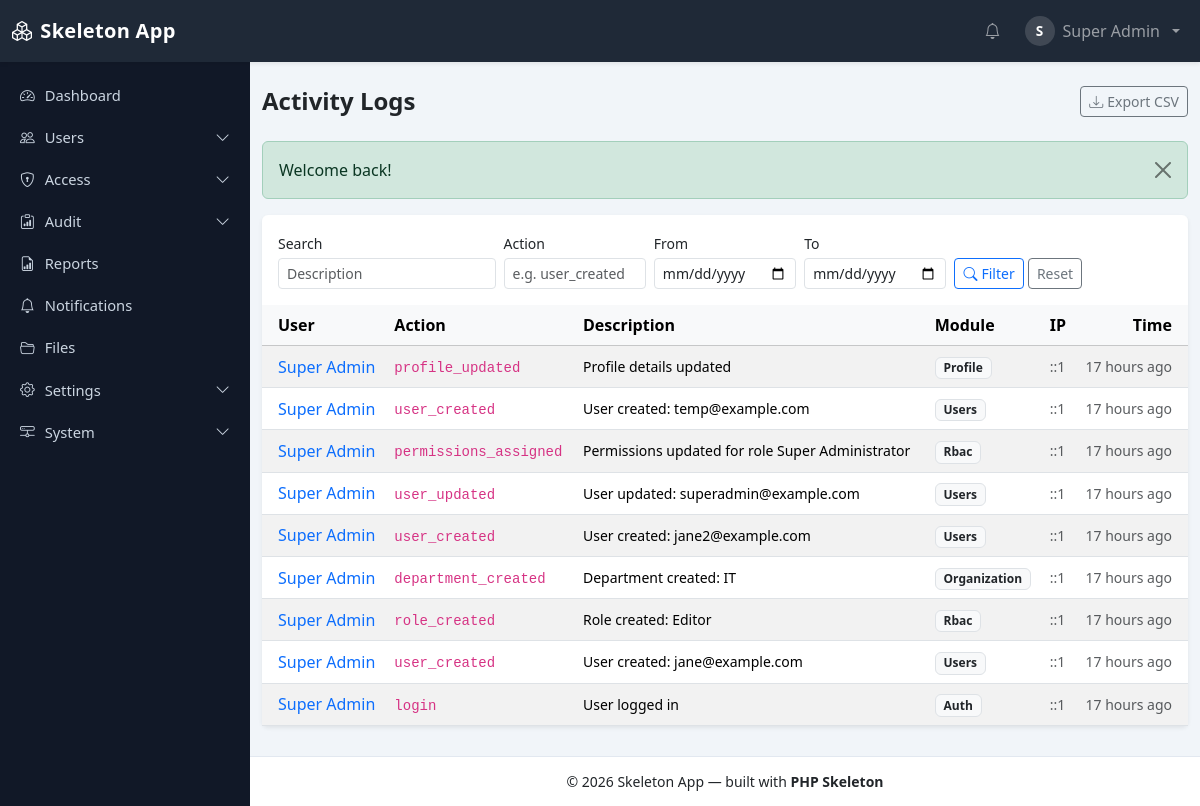
The app's page /php_Skeleton/audit/activities (signed in), older data.
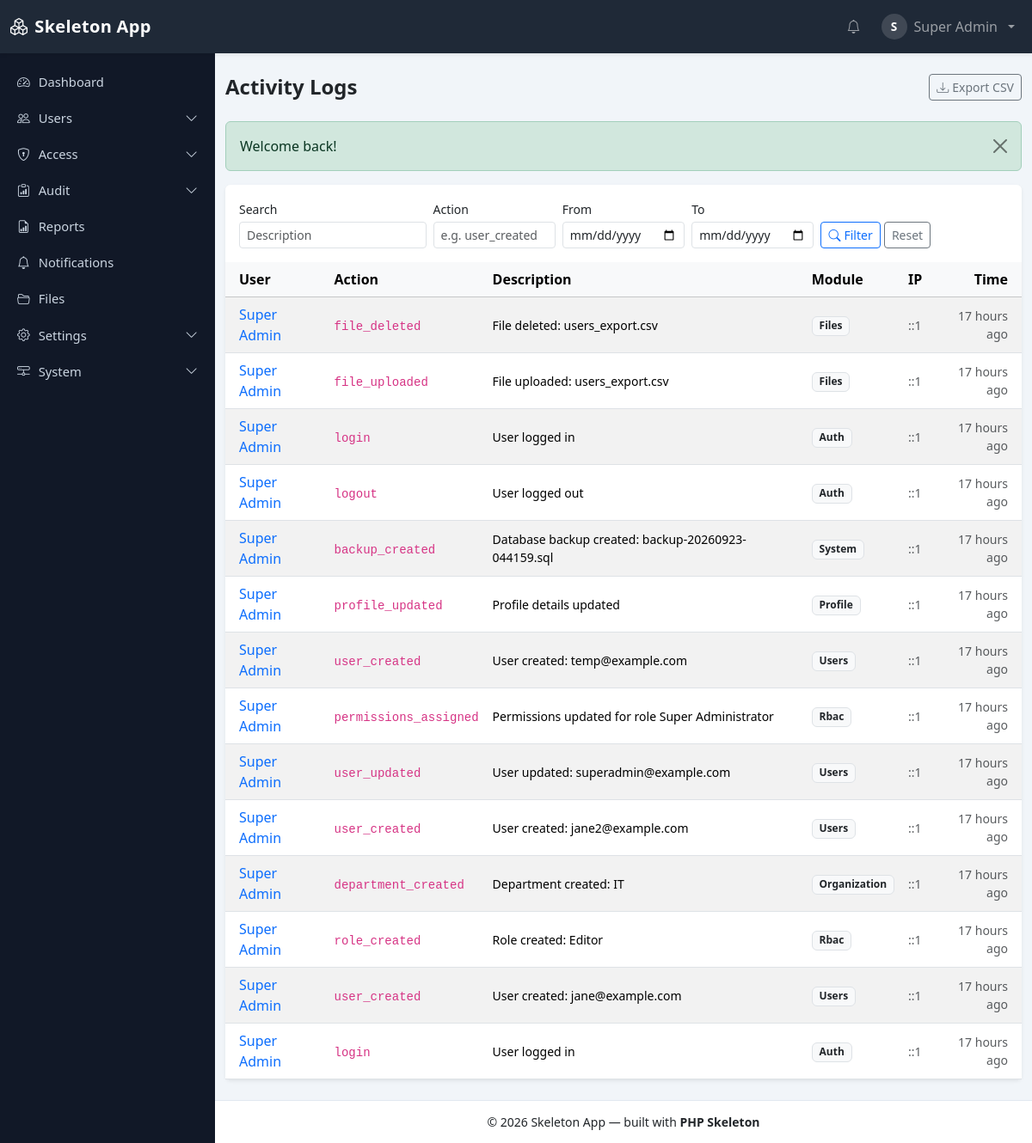
The same page, newer data.
### tables this page shows
CREATE TABLE `menus` (
  `id` bigint(20) unsigned NOT NULL AUTO_INCREMENT,
  `parent_id` bigint(20) unsigned DEFAULT NULL,
  `title` varchar(120) NOT NULL,
  `slug` varchar(120) NOT NULL,
  `route` varchar(190) DEFAULT NULL,
  `icon` varchar(60) DEFAULT NULL,
  `permission` varchar(120) DEFAULT NULL,
  `module` varchar(60) NOT NULL DEFAULT 'general',
  `sort_order` int(11) NOT NULL DEFAULT 0,
  `status` enum('active','inactive') NOT NULL DEFAULT 'active',
  `created_at` datetime DEFAULT NULL,
  `updated_at` datetime DEFAULT NULL,
  PRIMARY KEY (`id`),
  UNIQUE KEY `uq_menus_slug` (`slug`),
  KEY `idx_menus_parent` (`parent_id`),
  KEY `idx_menus_module` (`module`),
  CONSTRAINT `fk_menus_parent` FOREIGN KEY (`parent_id`) REFERENCES `menus` (`id`) ON DELETE CASCADE ON UPDATE CASCADE
);

CREATE TABLE `activities` (
  `id` bigint(20) unsigned NOT NULL AUTO_INCREMENT,
  `user_id` bigint(20) unsigned DEFAULT NULL,
  `action` varchar(100) NOT NULL,
  `module` varchar(100) DEFAULT 'general',
  `description` varchar(500) DEFAULT NULL,
  `method` varchar(10) DEFAULT NULL,
  `url` varchar(500) DEFAULT NULL,
  `ip_address` varchar(45) DEFAULT NULL,
  `user_agent` varchar(500) DEFAULT NULL,
  `context` text DEFAULT NULL,
  `created_at` datetime NOT NULL DEFAULT current_timestamp(),
  PRIMARY KEY (`id`),
  KEY `idx_act_user` (`user_id`),
  KEY `idx_act_action` (`action`),
  KEY `idx_act_module` (`module`),
  KEY `idx_act_created` (`created_at`),
  CONSTRAINT `fk_act_user` FOREIGN KEY (`user_id`) REFERENCES `users` (`id`) ON DELETE SET NULL ON UPDATE CASCADE
);

CREATE TABLE `users` (
  `id` bigint(20) unsigned NOT NULL AUTO_INCREMENT,
  `name` varchar(150) NOT NULL,
  `email` varchar(190) NOT NULL,
  `password` varchar(255) NOT NULL,
  `status` enum('active','inactive','pending') NOT NULL DEFAULT 'pending',
  `email_verified_at` datetime DEFAULT NULL,
  `remember_token` varchar(100) DEFAULT NULL,
  `last_login_at` datetime DEFAULT NULL,
  `last_login_ip` varchar(45) DEFAULT NULL,
  `failed_attempts` tinyint(3) unsigned NOT NULL DEFAULT 0,
  `locked_until` datetime DEFAULT NULL,
  `password_changed_at` datetime DEFAULT NULL,
  `avatar` varchar(255) DEFAULT NULL,
  `department_id` bigint(20) unsigned DEFAULT NULL,
  `designation_id` bigint(20) unsigned DEFAULT NULL,
  `created_by` bigint(20) unsigned DEFAULT NULL,
  `created_at` datetime DEFAULT NULL,
  `updated_at` datetime DEFAULT NULL,
  PRIMARY KEY (`id`),
  UNIQUE KEY `uq_users_email` (`email`),
  KEY `idx_users_status` (`status`),
  KEY `idx_users_department` (`department_id`),
  KEY `idx_users_designation` (`designation_id`)
);

### app/Views/audit/activities.php (the view, shortened to what the changed rows need)
<div class="card border-0 shadow-sm">
    <div class="card-body pb-3">
    </div>
    <div class="table-responsive">
        <table class="table table-hover table-striped align-middle mb-0">
            <thead class="table-light">
            <tr>
                <th class="ps-3">User</th>
                <th>Action</th>
                <th>Description</th>
                <th>Module</th>
                <th>IP</th>
                <th class="text-end pe-3">Time</th>
            </tr>
            </thead>
            <tbody>
            <?php if (empty($rows['items'])): ?>
                <tr><td colspan="6" class="text-center text-muted py-4">No activity recorded.</td></tr>
            <?php else: foreach ($rows['items'] as $row): ?>
                <tr>
                    <td class="ps-3">
                        <?php if (!empty($row['user_id'])): ?>
                            <a href="<?= url('/audit/work/' . (int)$row['user_id']) ?>" class="text-decoration-none"><?= e($row['user_name'] ?? '') ?></a>
                        <?php else: ?>
                            <span class="text-muted">System</span>
                        <?php endif; ?>
                    </td>
                    <td><code class="small"><?= e($row['action']) ?></code></td>
                    <td class="small"><?= e($row['description'] ?? '') ?></td>
                    <td><?= $row['module'] ? '<span class="badge bg-light text-dark border text-capitalize">' . e($row['module']) . '</span>' : '—' ?></td>
                    <td class="small text-muted"><?= e($row['ip_address'] ?? '') ?></td>
                    <td class="small text-muted text-end pe-3"><?= e(time_ago($row['created_at'])) ?></td>
                </tr>
            <?php endforeach; endif; ?>
            </tbody>
        </table>
    </div>
</div>

### app/Views/layouts/main.php (shortened to what the changed rows need)
<!DOCTYPE html>
<html lang="en">
<head>
    <link href="https://cdn.jsdelivr.net/npm/bootstrap@5.3.3/dist/css/bootstrap.min.css" rel="stylesheet">
    <link href="https://cdn.jsdelivr.net/npm/bootstrap-icons@1.11.3/font/bootstrap-icons.min.css" rel="stylesheet">
    <link rel="stylesheet" href="<?= asset('css/app.css') ?>">
</head>
<body class="app-body">
<div class="app-layout">
    <aside class="app-sidebar" id="appSidebar">
        <nav class="sidebar-nav">
            <ul class="nav flex-column">
                <?php foreach (($sidebarMenus ?? []) as $menu): $item = $menu['item']; ?>
                    <?php if (!empty($menu['children'])): ?>
                        <li class="nav-item">
                            <a class="nav-link sidebar-toggle collapsed" data-bs-toggle="collapse" data-bs-target="#menu-<?= e($item['slug']) ?>" aria-expanded="false">
                                <i class="bi <?= e($item['icon'] ?? 'bi-circle') ?>"></i>
                                <span><?= e($item['title']) ?></span>
                                <i class="bi bi-chevron-down ms-auto sidebar-arrow"></i>
                            </a>
                        </li>
                    <?php else: ?>
                        <li class="nav-item">
                            <a class="nav-link <?= isset($item['route']) && $item['route'] !== '' && str_starts_with((string)($currentPath ?? ''), (string)$item['route']) ? 'active' : '' ?>"
                               href="<?= e(url((string)$item['route'])) ?>">
                                <i class="bi <?= e($item['icon'] ?? 'bi-circle') ?>"></i>
                                <span><?= e($item['title']) ?></span>
                            </a>
                        </li>
                    <?php endif; ?>
                <?php endforeach; ?>
            </ul>
        </nav>
    </aside>
    <main class="app-main">
        <div class="container-fluid py-4">
            <?php if (!empty($pageTitle)): ?>
                <div class="d-flex justify-content-between align-items-center mb-4">
                    <h4 class="page-title mb-0"><?= e($pageTitle) ?></h4>
                    <div><?= $headerActions ?? '' ?></div>
                </div>
            <?php endif; ?>
            <?= render_flash_alerts() ?>
            <?= $content ?>
        </div>
    </main>
</div>
</body>
</html>

### app/Helpers/functions.php (shortened to what the changed rows need)
<?php
if (!function_exists('e')) {
    function e(mixed $value): string
    {
        return htmlspecialchars((string)$value, ENT_QUOTES | ENT_SUBSTITUTE, 'UTF-8');
    }
}
if (!function_exists('url')) {
    function url(string $path = ''): string
    {
        return base_url($path);
    }
}
if (!function_exists('base_url')) {
    function base_url(string $path = ''): string
    {
        $base = (string)Config::get('app.url', '');
        $base = rtrim($base, '/');
        if ($path !== '') {
            return $base . '/' . ltrim($path, '/');
        }
        return $base;
    }
}
if (!function_exists('asset')) {
    function asset(string $path): string
    {
        return url('assets/' . ltrim($path, '/'));
    }
}
if (!function_exists('render_flash_alerts')) {
    function render_flash_alerts(): string
    {
        $html = '';
        foreach (['success' => 'success', 'error' => 'danger', 'info' => 'info', 'warning' => 'warning'] as $key => $bootstrap) {
            $message = Session::getFlash($key);
            if ($message !== null && $message !== '') {
                $html .= '<div class="alert alert-' . $bootstrap . ' alert-dismissible fade show" role="alert">'
                    . e(is_array($message) ? implode(' ', array_map('strval', $message)) : (string)$message)
                    . '<button type="button" class="btn-close" data-bs-dismiss="alert" aria-label="Close"></button></div>';
            }
        }
        return $html;
    }
}

Row changes from the older to the newer data that the page shows:
added activities: user.name "Super Admin", action "file_deleted", description "File deleted: users_export.csv", module "Files", ip_address "::1", created_at "17 hours ago"
added activities: user.name "Super Admin", action "file_uploaded", description "File uploaded: users_export.csv", module "Files", ip_address "::1", created_at "17 hours ago"
added activities: user.name "Super Admin", action "login", description "User logged in", module "Auth", ip_address "::1", created_at "17 hours ago"
added activities: user.name "Super Admin", action "logout", description "User logged out", module "Auth", ip_address "::1", created_at "17 hours ago"
added activities: user.name "Super Admin", action "backup_created", description "Database backup created: backup-20260923-044159.sql", module "System", ip_address "::1", created_at "17 hours ago"
